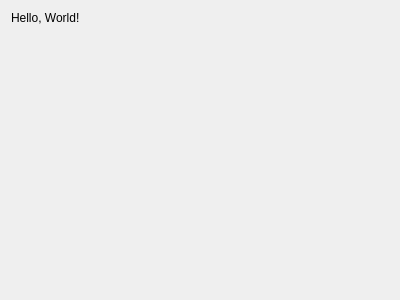
<?xml version="1.0" encoding="UTF-8"?>
<ui version="4.0">
 <class>AboutDialog</class>
 <widget class="QDialog" name="AboutDialog">
  <property name="geometry">
   <rect>
    <x>0</x>
    <y>0</y>
    <width>400</width>
    <height>300</height>
   </rect>
  </property>
  <property name="windowTitle">
   <string>Form</string>
  </property>
  <layout class="QHBoxLayout" name="horizontalLayout">
   <item>
    <widget class="QLabel" name="aboutLabel">
     <property name="text">
      <string>Hello, World!</string>
     </property>
     <property name="alignment">
      <set>Qt::AlignLeading|Qt::AlignLeft|Qt::AlignTop</set>
     </property>
     <property name="wordWrap">
      <bool>true</bool>
     </property>
    </widget>
   </item>
  </layout>
 </widget>
 <resources/>
 <connections/>
</ui>
